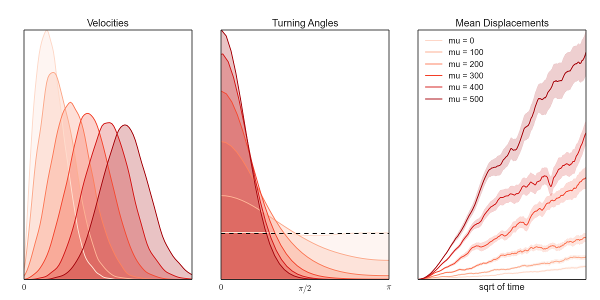

This figure's Python source:
"""Analyze and plot cell motility from tracks within lymph nodes"""
import numpy as np
import pandas as pd
import seaborn as sns
import matplotlib.pyplot as plt
import mpl_toolkits.mplot3d.axes3d as p3
import matplotlib.animation as animation
from matplotlib.collections import LineCollection
from mpl_toolkits.mplot3d import Axes3D


def silly_steps(init_position=None, n_steps=25, step_size=1):
    """Generates a 2D random walk after Nombela-Arrieta et al. 2007"""
    if init_position == None:
        init_position = 10*np.random.rand(1,2)
    track = init_position

    for _ in range(n_steps):
        if track.shape[0] == 1:
            angle = 2*np.pi*np.random.rand()
        else:
            last_step = track[-1] - track[-2]
            x = last_step[0]/np.linalg.norm(last_step)
            y = last_step[1]/np.linalg.norm(last_step)
            angle = (np.sign(x) - 1)/2*np.pi + np.sign(x)*np.arcsin(y)
        silly_angle = angle + np.random.lognormal(0, 0.5) \
            * (2*np.random.randint(0, 2) - 1)
        silly_displacement = step_size*np.random.lognormal(0, 0.5)
        silly_step = silly_displacement*np.asarray(
            [np.cos(silly_angle),
            np.sin(silly_angle)]).reshape(1,2)
        track = np.concatenate((track, track[-1] + silly_step))
    return track


def silly_tracks(ntracks=25):
    """Generates a DataFrame with tracks"""
    tracks = pd.DataFrame()
    for track_id in range(ntracks):
        track = silly_steps()
        tracks = tracks.append(pd.DataFrame({
            'Track_ID': track_id, 'X': track[:,0], 'Y': track[:,1]}))
    return tracks


def plot_tracks(tracks, save=False, palette='deep'):
    """Plots the tracks in a DataFrame in the x-y (and x-z) plane(s)"""
    if 'Z' in tracks.columns:
        ndim = 3
    else:
        ndim = 2

    if 'Condition' not in tracks.columns:
        tracks['Condition'] = 'Default'

    if 'Track_ID' not in tracks.columns:
        tracks['Track_ID'] = 1

    sns.set(style="white", palette=sns.color_palette(
        palette, tracks['Condition'].unique().__len__()))
    sns.set_context("paper", font_scale=1.5)

    plt.title('Superimposed Tracks')
    for i, dim in enumerate(('Y', 'Z')[:ndim-1]):
        plt.subplot(1, ndim-1, i+1)
        plt.axis('equal')
        plt.ylabel('x-axis')
        plt.xlabel(['y-axis', 'z-axis'][i])

        criteria = [crit
            for crit in ['Track_ID', 'Sample']
            if crit in tracks.columns]
        for j, (cond, cond_tracks) in enumerate(tracks.groupby('Condition')):
            color = sns.color_palette()[j]
            for (track_nr, track) in cond_tracks.groupby(criteria):
                if track_nr == 0:
                    label = cond
                else:
                    label = ''
                plt.plot(track['X']-track['X'][0], track[dim]-track[dim][0],
                    color=color, label=label)
                # track = track - track[1]
                # track = track.reshape(-1, 1, 2)
                # segments = np.concatenate([track[:-1], track[1:]], axis=1)
                # lc = LineCollection(segments, cmap=plt.get_cmap('copper'))
                # plt.gca().add_collection(lc)

    plt.legend()
    plt.tight_layout()
    if save:
        conditions = [cond.replace('= ', '')
            for cond in tracks['Condition'].unique()]
        plt.savefig('Motility_' + '-'.join(conditions) + '.png')
    else:
        plt.show()


def equalize_axis3d(source_ax, zoom=1, target_ax=None):
    """Equalizes axis for a mpl3d plot; after
    http://stackoverflow.com/questions/8130823/set-matplotlib-3d-plot-aspect-ratio"""
    if target_ax == None:
        target_ax = source_ax
    elif zoom != 1:
        print('Zoom ignored when target axis is provided.')
        zoom = 1
    source_extents = np.array([getattr(source_ax, 'get_{}lim'.format(dim))()
        for dim in 'xyz'])
    target_extents = np.array([getattr(target_ax, 'get_{}lim'.format(dim))()
        for dim in 'xyz'])
    spread = target_extents[:,1] - target_extents[:,0]
    max_spread = max(abs(spread))
    r = max_spread/2
    centers = np.mean(source_extents, axis=1)
    for center, dim in zip(centers, 'xyz'):
        getattr(source_ax, 'set_{}lim'.format(dim))(center-r/zoom, center+r/zoom)
    source_ax.set_aspect('equal')


def plot_tracks_3d(tracks):
    """Plots tracks in 3D"""
    sns.set_style('white')
    fig = plt.figure(figsize=(8,8))
    ax = fig.add_subplot(1,1,1, projection='3d')

    criteria = [crit for crit in ['Condition', 'Sample', 'Track_ID']
        if crit in tracks.dropna(axis=1).columns]

    for _, track in tracks.groupby(criteria):
        ax.plot(track['X'].values, track['Y'].values, track['Z'].values)

    equalize_axis3d(ax)
    plt.tight_layout()
    plt.show()


def animate_tracks(tracks, palette='deep'):
    """Shows an animation of the tracks"""
    if 'Condition' not in tracks.columns:
        tracks['Condition'] = 'Default'

    if 'Time' not in tracks.columns:
        tracks['Time'] = tracks.index

    sns.set(style="white", palette=sns.color_palette(
        palette, tracks['Condition'].unique().__len__()))
    sns.set_context("paper", font_scale=1.5)

    plt.title('Animated Tracks')
    # TODO: Scale axis properly ...
    if 'Z' in tracks.columns:
        ax = plt.gca(projection='3d')
    else:
        plt.axis('equal')

    for t, posis in tracks.groupby('Time'):
        for j, (cond, cond_posis) in enumerate(posis.groupby('Condition')):
            plt.clf()
            if 'Z' in cond_posis.columns:
                ax.scatter(cond_posis['X'], cond_posis['Y'], cond_posis['Z'],
                    c='red')
            else:
                plt.plot(posis['X'], posis['Y'], 'o')
        plt.pause(1)


def analyze(tracks, uniform_timesteps=True, min_length=4):
    """Return DataFrame with velocity, turning angle & rolling angle"""


    def split_at_skip(tracks, criteria):
        """Splits track if timestep is missing in the original DataFrame"""
        max_track_id = tracks['Track_ID'].max()
        for _, track in tracks.groupby(criteria):
            timesteps = track['Time'].diff()
            skips = (timesteps - timesteps.min())/timesteps.min()
            if skips.max() > 0:
                index = track.index
                tracks.loc[index, 'Original Track_ID'] = track['Track_ID']
                skip_sum = skips.fillna(0).cumsum()
                tracks.loc[index, 'Track_ID'] = max_track_id + 1 + skip_sum
                max_track_id += max(skip_sum) + 1


    def analyze_track(track):
        """Calculates velocity and angles for a single track"""
        track['Track Time'] = track['Time'] - track['Time'].iloc[0]
        if track['Track Time'].diff().unique().__len__() > 2:
            print('Warning: Track with non-uniform timesteps.')

        if 'Z' in track.columns:
            positions = track[['X', 'Y', 'Z']]
        else:
            positions = track[['X', 'Y']]

        track['Displacement'] = np.linalg.norm(positions - positions.iloc[0], axis=1)

        dr = positions.diff()
        dr_norms = np.linalg.norm(dr, axis=1)

        track['Velocity'] = dr_norms/track['Time'].diff()

        dot_products = np.sum(dr.shift(-1)*dr, axis=1)
        norm_products = dr_norms[1:]*dr_norms[:-1]

        track['Turning Angle'] = np.arccos(dot_products[:-1]/norm_products)

        if 'Z' in track.columns:
            track['Rolling Angle'] = np.nan

            n_vectors = np.cross(dr, dr.shift())
            n_norms = np.linalg.norm(n_vectors, axis=1)
            dot_products = np.sum(n_vectors[1:]*n_vectors[:-1], axis=1)
            norm_products = n_norms[1:]*n_norms[:-1]
            angles = np.arccos(dot_products/norm_products)
            cross_products = np.cross(n_vectors[1:], n_vectors[:-1])
            cross_dot_dr = np.sum(cross_products[2:]*dr.as_matrix()[2:-1], axis=1)
            cross_norms = np.linalg.norm(cross_products[2:], axis=1)
            signs = cross_dot_dr/cross_norms/dr_norms[2:-1]

            track['Rolling Angle'].iloc[2:-1] = signs*angles[2:]

        return track

    criteria = [crit
        for crit in ['Track_ID', 'Sample', 'Condition']
        if crit in tracks.columns]

    tracks[criteria] = tracks[criteria].fillna('Default')

    tracks = tracks.reset_index(drop=True) # split_at_skip() works on index!

    if 'Time' not in tracks.columns:
        print('Warning: no time given, using index!')
        tracks['Time'] = tracks.index
    # Take care of missing time points
    elif uniform_timesteps:
        split_at_skip(tracks, criteria)


    criteria.append('Time')
    if sum(tracks[criteria].duplicated()) != 0:
        print('Error: Tracks not unique, aborting analysis.')
        return
    criteria.pop()

    tracks = tracks.groupby(criteria).apply(
        lambda x: x if x.__len__() > min_length else None)
    tracks = tracks.reset_index(drop=True) # Clean up nested index from removal

    return tracks.groupby(criteria).apply(analyze_track)


def plot(tracks, save=False, palette='deep', plot_minmax=False,
    condition='Condition'):
    """Plots aspects of motility for different conditions"""
    if not set(['Velocity', 'Turning Angle']).issubset(tracks.columns):
        print('Error: data not found, tracks must be analyzed first.')
        return

    if condition not in tracks.columns:
        tracks[condition] = 'Default'

    if tracks[condition].unique().__len__() == 1:
        plot_minmax = True

    sns.set(style="white", palette=sns.color_palette(
        palette, tracks[condition].unique().__len__()))
    sns.set_context("paper", font_scale=1.5)
    if 'Rolling Angle' in tracks.columns:
        figure, axes = plt.subplots(ncols=4, figsize=(16,6))
        # axes = [axes[0][0], axes[0][1], axes[1][0], axes[1][1]]
    else:
        figure, axes = plt.subplots(ncols=3, figsize=(12,6))
    plt.tight_layout()
    plt.subplots_adjust(top=0.9)
    plt.setp(axes, yticks=[])
    plt.setp(axes, xticks=[])

    axes[0].set_title('Median Displacements')
    axes[0].set_xlabel('Sqrt. of Time')

    axes[1].set_title('Velocities')
    axes[1].set_xlim(0, np.percentile(tracks['Velocity'].dropna(), 99.5))
    axes[1].set_xticks([0])
    axes[1].set_xticklabels([r'$0$'])

    axes[2].set_title('Turning Angles')
    axes[2].set_xlim([0,np.pi])
    axes[2].set_xticks([0, np.pi/2, np.pi])
    axes[2].set_xticklabels([r'$0$', r'$\pi/2$', r'$\pi$'])

    if 'Rolling Angle' in tracks.columns:
        axes[3].set_title('Rolling Angles')
        axes[3].set_xlim([-np.pi, np.pi])
        axes[3].set_xticks([-np.pi, 0, np.pi])
        axes[3].set_xticklabels([r'$-\pi$', r'$0$', r'$\pi$'])

    for i, (cond, cond_tracks) in enumerate(tracks.groupby(condition)):
        # Plot displacements, inspired by http://stackoverflow.com/questions/
        # 22795348/plotting-time-series-data-with-seaborn
        color = sns.color_palette(n_colors=i+1)[-1]
        median = cond_tracks[['Track Time', 'Displacement']].groupby('Track Time').median()
        axes[0].plot(np.sqrt(median.index), median)
        low = cond_tracks[['Track Time', 'Displacement']].groupby('Track Time').quantile(0.25)
        high = cond_tracks[['Track Time', 'Displacement']].groupby('Track Time').quantile(0.75)
        axes[0].fill_between(np.sqrt(median.index),
            low['Displacement'], high['Displacement'],
            alpha=.2, color=color)
        if plot_minmax:
            minima = cond_tracks[['Track Time', 'Displacement']].groupby('Track Time').min()
            maxima = cond_tracks[['Track Time', 'Displacement']].groupby('Track Time').max()
            axes[0].fill_between(np.sqrt(median.index),
                minima['Displacement'], maxima['Displacement'],
                alpha=.2, color=color)

        # Plot velocities
        sns.kdeplot(cond_tracks['Velocity'].dropna(),
            shade=True, ax=axes[1], gridsize=500, label=cond)

        # Plot turning angles
        turning_angles = cond_tracks['Turning Angle'].dropna().as_matrix()
        if 'Z' in tracks.columns:
            x = np.arange(0, np.pi, 0.1)
            axes[2].plot(x, np.sin(x)/2, '--k')
        else:
            turning_angles = np.concatenate(( # Mirror at boundaries.
                -turning_angles, turning_angles, 2*np.pi-turning_angles))
            axes[2].plot([0, np.pi], [1/(3*np.pi), 1/(3*np.pi)], '--k')
        sns.kdeplot(turning_angles, shade=True, ax=axes[2])

        # Plot Rolling Angles
        if 'Rolling Angle' in tracks.columns:
            rolling_angles = cond_tracks['Rolling Angle'].dropna().as_matrix()
            rolling_angles = np.concatenate(( # Mirror at boundaries.
                -2*np.pi+rolling_angles, rolling_angles, 2*np.pi+rolling_angles))
            axes[3].plot([-np.pi, np.pi], [1/(6*np.pi), 1/(6*np.pi)], '--k')
            # sns.distplot(rolling_angles, ax=axes[3])
            sns.kdeplot(rolling_angles, shade=True, ax=axes[3])

    if save:
        conditions = [cond.replace('= ', '')
            for cond in tracks[condition].unique()]
        plt.savefig('Motility_' + '-'.join(conditions) + '.png')
    else:
        plt.show()


def plot_xyz_differences(tracks):
    """Plots the differences in X, Y (and Z) to show biases"""
    dimensions = [dim for dim in ['X', 'Y', 'Z'] if dim in tracks.columns]

    differences = pd.DataFrame()
    criteria  = [crit
        for crit in ['Track_ID', 'Condition', 'Sample']
        if crit in tracks.columns]
    for _, track in tracks.groupby(criteria):
        differences = differences.append(track[dimensions].diff()).dropna()

    sns.set(style="white", palette='deep')
    for dimension in dimensions:
        sns.kdeplot(differences[dimension], shade=True)

    plt.show()


def joint_plot(tracks, condition='Condition', save=False,
    palette='deep', skip_color=0):
    """Plots the joint distribution of the velocities and turning angles."""
    if not set(['Velocity', 'Turning Angle']).issubset(tracks.columns):
        print('Error: data not found, tracks must be analyzed first.')
        return

    if condition not in tracks.columns:
        tracks[condition] = 'Default'

    sns.set(style="white", palette=sns.color_palette(
        palette, tracks[condition].unique().__len__() + skip_color))

    for i, (cond, cond_tracks) in enumerate(tracks.groupby(condition)):
        color = sns.color_palette()[i + skip_color]
        sns.jointplot(cond_tracks['Turning Angle'], cond_tracks['Velocity'], kind='kde',
            stat_func=None, xlim=[0, np.pi], space=0, color=color,
            ylim=[0, np.percentile(cond_tracks['Velocity'].dropna(), 99.5)])
        if save:
            plt.savefig('Joint-Motility_' + cond.replace('= ', '')  + '.png')
        else:
            plt.show()


def lag_plot(tracks, condition='Condition', save=False, palette='deep',
    skip_color=0, null_model=True):
    """Lag plots for velocities and turning angles"""
    if not set(['Velocity', 'Turning Angle']).issubset(tracks.columns):
        print('Error: data not found, tracks must be analyzed first.')
        return

    if condition not in tracks.columns:
        tracks[condition] = 'Default'

    sns.set(style="white", palette=sns.color_palette(
        palette, tracks[condition].unique().__len__() + skip_color))
    if 'Rolling Angle' in tracks.columns:
        fig, ax = plt.subplots(1,3, figsize=(12,4.25))
    else:
        fig, ax = plt.subplots(1,2, figsize=(8,4.25))
    plt.setp(ax, yticks=[])
    plt.setp(ax, xticks=[])
    ax[0].set_title('Velocity')
    ax[0].set_xlabel('v(t)')
    ax[0].set_ylabel('v(t+1)')
    ax[0].axis('equal')
    ax[1].set_title('Turning Angle')
    ax[1].set_xlabel(r'$\theta$(t)')
    ax[1].set_ylabel(r'$\theta$(t+1)')
    ax[1].axis('equal')
    if 'Rolling Angle' in tracks.columns:
        ax[2].set_title('Rolling Angle')
        ax[2].set_xlabel(r'$\phi$(t)')
        ax[2].set_ylabel(r'$\phi$(t+1)')
        ax[2].axis('equal')

    if null_model:
        null_model = tracks.ix[np.random.choice(tracks.index, tracks.shape[0])]
        ax[0].scatter(null_model['Velocity'], null_model['Velocity'].shift(),
            facecolors='0.8')
        ax[1].scatter(null_model['Turning Angle'], null_model['Turning Angle'].shift(),
            facecolors='0.8')
        if 'Rolling Angle' in tracks.columns:
            ax[2].scatter(null_model['Rolling Angle'], null_model['Rolling Angle'].shift(),
                facecolors='0.8')

    for i, (_, cond_tracks) in enumerate(tracks.groupby(condition)):
        color = sns.color_palette()[i + skip_color]
        for _, track in cond_tracks.groupby('Track_ID'):
            ax[0].scatter(track['Velocity'], track['Velocity'].shift(),
                facecolors=color)
            ax[1].scatter(track['Turning Angle'], track['Turning Angle'].shift(),
                facecolors=color)
            if 'Rolling Angle' in tracks.columns:
                ax[2].scatter(track['Rolling Angle'], track['Rolling Angle'].shift(),
                    facecolors=color)

    plt.tight_layout()
    if save:
        conditions = [cond.replace('= ', '')
            for cond in tracks[condition].unique()]
        plt.savefig('Motility-LagPlot_' + '-'.join(conditions) + '.png')
    else:
        plt.show()


def summarize(tracks):
    """Summarize track statistics"""
    if not set(['Velocity', 'Turning Angle']).issubset(tracks.columns):
        print('Error: data not found, tracks must be analyzed first.')
        return

    summary = pd.DataFrame()

    criteria = [crit
        for crit in ['Condition', 'Track_ID', 'Sample']
        if crit in tracks.columns]

    for i, (_, track) in enumerate(tracks.groupby(criteria)):
        if 'Track_ID' in track.columns:
            summary.loc[i, 'Track_ID'] = track.iloc[0]['Track_ID']
        if 'Condition' in track.columns:
            summary.loc[i, 'Condition'] = track.iloc[0]['Condition']
        else:
            summary.loc[i, 'Condition'] = 'Default'
        if 'Sample' in track.columns:
            summary.loc[i, 'Sample'] = track.iloc[0]['Sample']

        summary.loc[i, 'Mean Velocity'] = track['Velocity'].mean()
        summary.loc[i, 'Mean Turning Angle'] = track['Turning Angle'].mean()
        if 'Rolling Angle' in track.columns:
            summary.loc[i, 'Mean Rolling Angle'] = track['Rolling Angle'].mean()

        summary.loc[i, 'Track Duration'] = \
            track['Time'].iloc[-1] - track['Time'].iloc[0]

    for cond, cond_summary in summary.groupby('Condition'):
        print('{} tracks in {} with {} timesteps in total.'.format(
            cond_summary.__len__(), cond, cond_summary['Track Duration'].sum()))

    return summary


def plot_summary(summary):
    """Plot distributions and joint distributions of the track summary"""
    sns.set(style='white')
    g = sns.PairGrid(summary.drop('Track_ID', axis=1), hue='Condition')
    g.map_diag(sns.distplot, kde=False)
    g.map_offdiag(plt.scatter)
    g.add_legend()

    plt.show()


if __name__ == "__main__":
    """Demostrates motility analysis of simulated data."""
    tracks = silly_tracks()
    # plot_tracks(tracks)
    # animate_tracks(tracks)
    # plot_xyz_differences(tracks)

    tracks = analyze(tracks)
    plot(tracks)
    joint_plot(tracks, skip_color=1)
    lag_plot(tracks, skip_color=1)
